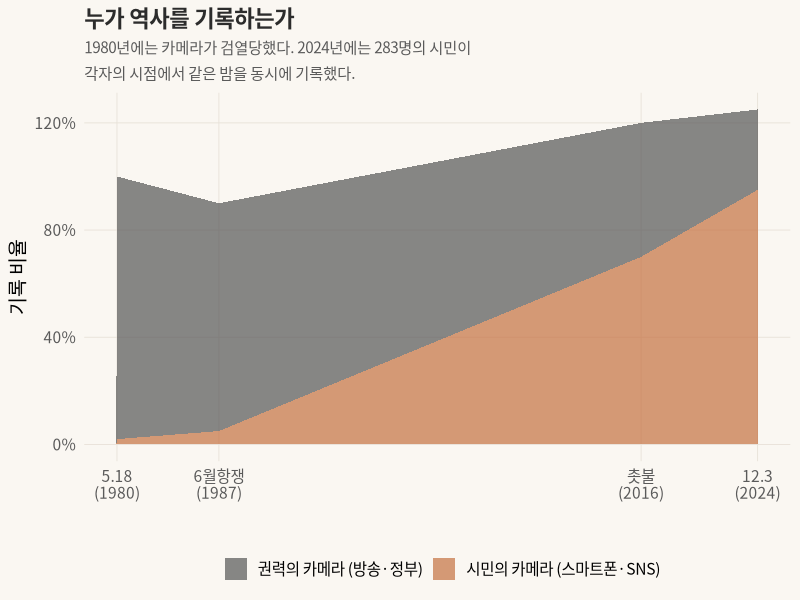
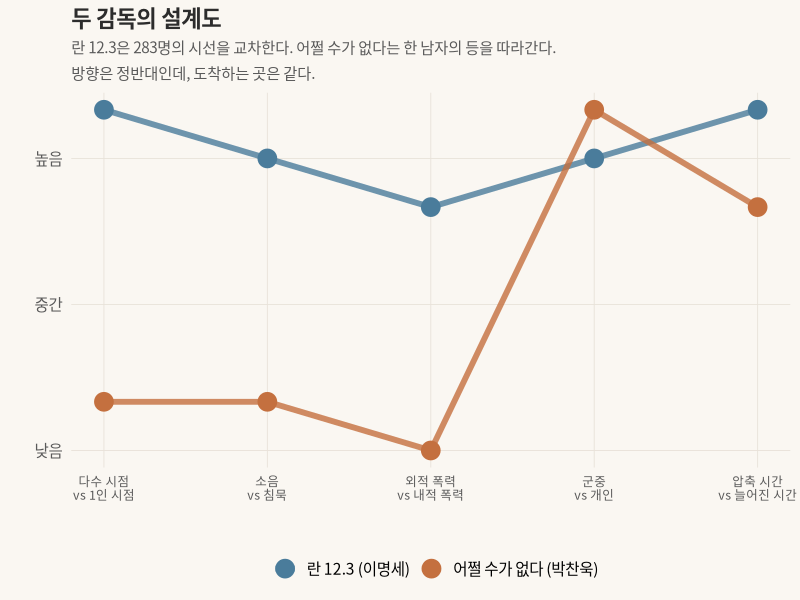
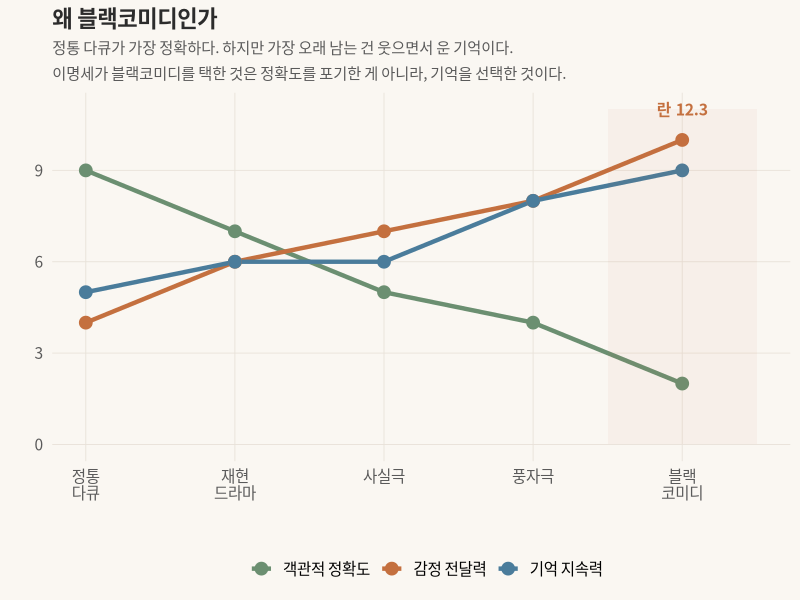
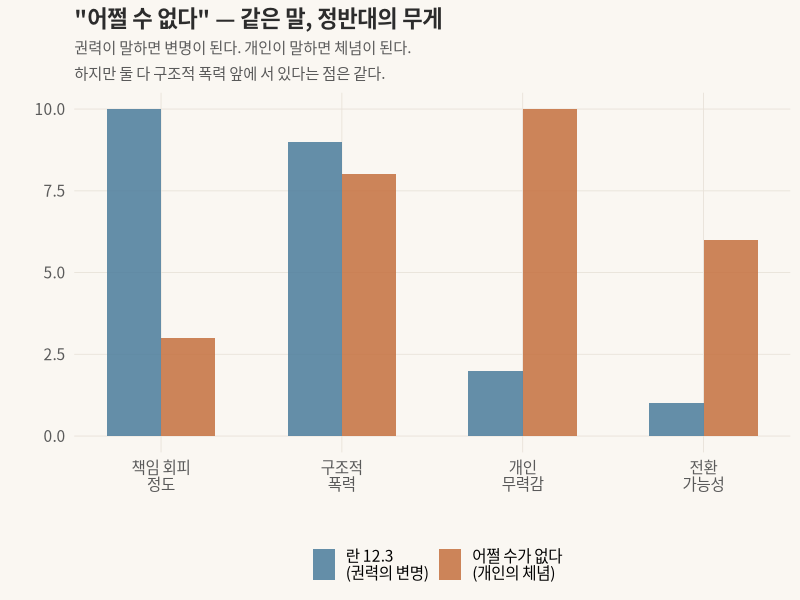
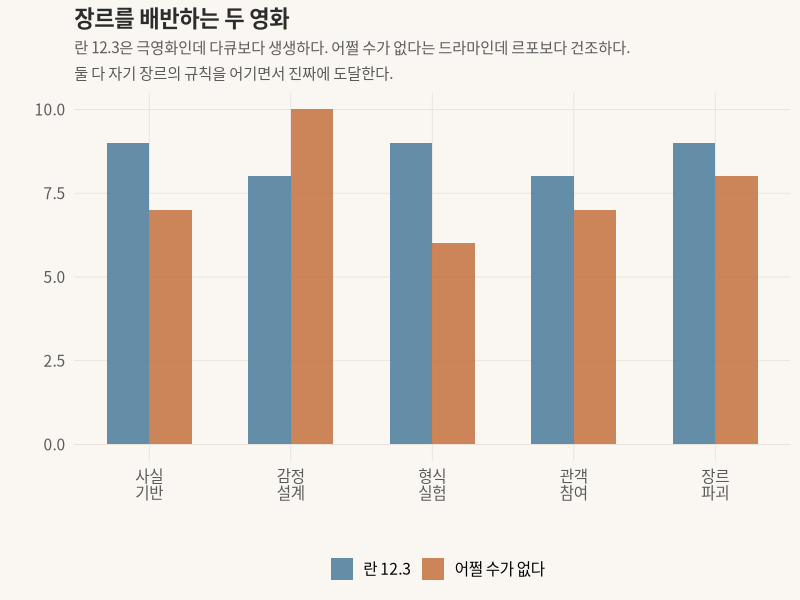
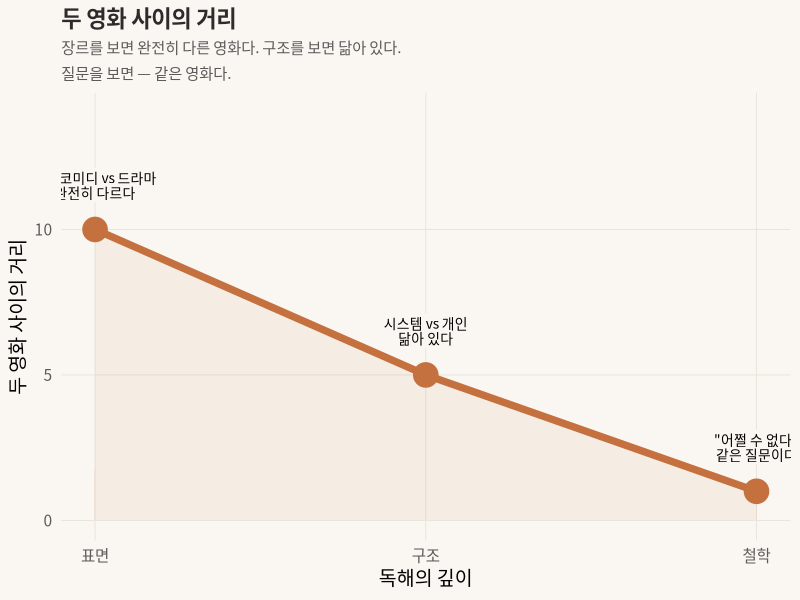

Write R code to recreate these figures, in order.
## ---- chunk 1
knitr::opts_chunk$set(
  echo = FALSE, warning = FALSE, message = FALSE,
  fig.width = 10, fig.height = 5.5, dpi = 150
)
library(ggplot2)
library(dplyr)
library(tidyr)

theme_voyager <- function() {
  theme_minimal(base_size = 14, base_family = "Noto Sans CJK KR") +
    theme(
      plot.title = element_text(face = "bold", size = 16, color = "#2c2c2c"),
      plot.subtitle = element_text(size = 11, color = "#5a5a5a", lineheight = 1.4),
      plot.background = element_rect(fill = "#faf7f2", color = NA),
      panel.background = element_rect(fill = "#faf7f2", color = NA),
      panel.grid.major = element_line(color = "#e8e2d9", linewidth = 0.3),
      panel.grid.minor = element_blank(),
      axis.text = element_text(color = "#5a5a5a"),
      legend.position = "bottom"
    )
}
## ---- chunk 2
#| fig-cap: "역사의 기록 수단이 바뀌었다 — 카메라는 더 이상 권력의 전유물이 아니다"
#| lightbox: true

df <- data.frame(
  사건 = c("5.18\n(1980)", "6월항쟁\n(1987)", "촛불집회\n(2016)", "12.3\n(2024)"),
  연도 = c(1980, 1987, 2016, 2024),
  시민카메라 = c(2, 5, 70, 95),
  권력카메라 = c(98, 85, 50, 30)
) %>% pivot_longer(cols = c(시민카메라, 권력카메라), names_to = "주체", values_to = "비율")

df$주체 <- factor(df$주체, levels = c("권력카메라", "시민카메라"),
                  labels = c("권력의 카메라 (방송·정부)", "시민의 카메라 (스마트폰·SNS)"))

ggplot(df, aes(x = 연도, y = 비율, fill = 주체)) +
  geom_area(alpha = 0.7, position = "stack") +
  scale_fill_manual(values = c("#555555", "#c4703f")) +
  scale_x_continuous(breaks = c(1980, 1987, 2016, 2024),
                     labels = c("5.18\n(1980)", "6월항쟁\n(1987)", "촛불\n(2016)", "12.3\n(2024)")) +
  scale_y_continuous(labels = function(x) paste0(x, "%")) +
  labs(title = "누가 역사를 기록하는가",
       subtitle = "1980년에는 카메라가 검열당했다. 2024년에는 283명의 시민이\n각자의 시점에서 같은 밤을 동시에 기록했다.",
       x = "", y = "기록 비율", fill = "") +
  theme_voyager()
## ---- chunk 3
#| fig-cap: "이명세는 밖에서 안을 본다. 박찬욱은 안에서 밖을 본다."
#| lightbox: true

design <- data.frame(
  차원 = c("시점", "톤", "폭력", "주인공", "시간"),
  차원_num = 1:5,
  란12_3 = c(9, 8, 7, 8, 9),
  어쩔수없다 = c(3, 3, 2, 9, 7)
) %>% pivot_longer(cols = c(란12_3, 어쩔수없다), names_to = "영화", values_to = "값")

design$영화 <- factor(design$영화, levels = c("란12_3", "어쩔수없다"),
                      labels = c("란 12.3 (이명세)", "어쩔 수가 없다 (박찬욱)"))

ggplot(design, aes(x = 차원_num, y = 값, color = 영화, group = 영화)) +
  geom_line(linewidth = 2, alpha = 0.8) +
  geom_point(size = 6) +
  scale_x_continuous(breaks = 1:5, labels = c("다수 시점\nvs 1인 시점",
                                               "소음\nvs 침묵",
                                               "외적 폭력\nvs 내적 폭력",
                                               "군중\nvs 개인",
                                               "압축 시간\nvs 늘어진 시간")) +
  scale_color_manual(values = c("#4a7c9b", "#c4703f")) +
  labs(title = "두 감독의 설계도",
       subtitle = "란 12.3은 283명의 시선을 교차한다. 어쩔 수가 없다는 한 남자의 등을 따라간다.\n방향은 정반대인데, 도착하는 곳은 같다.",
       x = "", y = "", color = "") +
  scale_y_continuous(breaks = c(2, 5, 8), labels = c("낮음", "중간", "높음")) +
  theme_voyager() +
  theme(axis.text.x = element_text(size = 9, lineheight = 0.9))
## ---- chunk 4
#| fig-cap: "웃기면 웃길수록 진짜가 된다 — 블랙코미디의 역설"
#| lightbox: true

spectrum <- data.frame(
  접근법 = c("정통 다큐", "재현 드라마", "사실극", "풍자극", "블랙코미디"),
  접근_num = 1:5,
  객관성 = c(9, 7, 5, 4, 2),
  감정전달 = c(4, 6, 7, 8, 10),
  기억지속 = c(5, 6, 6, 8, 9)
) %>% pivot_longer(cols = c(객관성, 감정전달, 기억지속), names_to = "속성", values_to = "점수")

spectrum$속성 <- factor(spectrum$속성, levels = c("객관성", "감정전달", "기억지속"),
                        labels = c("객관적 정확도", "감정 전달력", "기억 지속력"))

ggplot(spectrum, aes(x = 접근_num, y = 점수, color = 속성)) +
  geom_line(linewidth = 1.5) +
  geom_point(size = 4) +
  scale_x_continuous(breaks = 1:5, labels = c("정통\n다큐", "재현\n드라마", "사실극", "풍자극", "블랙\n코미디")) +
  scale_color_manual(values = c("#6b8f71", "#c4703f", "#4a7c9b")) +
  annotate("rect", xmin = 4.5, xmax = 5.5, ymin = 0, ymax = 11,
           fill = "#c4703f", alpha = 0.05) +
  annotate("text", x = 5, y = 11, label = "란 12.3", fontface = "bold",
           color = "#c4703f", size = 4, family = "Noto Sans CJK KR") +
  labs(title = "왜 블랙코미디인가",
       subtitle = "정통 다큐가 가장 정확하다. 하지만 가장 오래 남는 건 웃으면서 운 기억이다.\n이명세가 블랙코미디를 택한 것은 정확도를 포기한 게 아니라, 기억을 선택한 것이다.",
       x = "", y = "", color = "") +
  theme_voyager()
## ---- chunk 5
#| fig-cap: "같은 말, 정반대의 의미"
#| lightbox: true

meanings <- data.frame(
  영화 = rep(c("란 12.3\n(권력의 변명)", "어쩔 수가 없다\n(개인의 체념)"), each = 4),
  차원 = rep(c("책임 회피", "구조적 폭력", "개인 무력감", "전환 가능성"), 2),
  차원_num = rep(1:4, 2),
  강도 = c(10, 9, 2, 1,   # 란 12.3
           3, 8, 10, 6)    # 어쩔 수가 없다
)

ggplot(meanings, aes(x = 차원_num, y = 강도, fill = 영화)) +
  geom_col(position = "dodge", width = 0.6, alpha = 0.85) +
  scale_x_continuous(breaks = 1:4, labels = c("책임 회피\n정도", "구조적\n폭력", "개인\n무력감", "전환\n가능성")) +
  scale_fill_manual(values = c("#4a7c9b", "#c4703f")) +
  labs(title = "\"어쩔 수 없다\" — 같은 말, 정반대의 무게",
       subtitle = "권력이 말하면 변명이 된다. 개인이 말하면 체념이 된다.\n하지만 둘 다 구조적 폭력 앞에 서 있다는 점은 같다.",
       x = "", y = "", fill = "") +
  theme_voyager()
## ---- chunk 6
#| fig-cap: "장르의 경계에서 — 두 영화 모두 자기 장르를 배반한다"
#| lightbox: true

genre <- data.frame(
  요소 = c("사실 기반", "감정 설계", "형식 실험", "관객 참여", "장르 파괴"),
  요소_num = 1:5,
  란12_3 = c(9, 8, 9, 8, 9),
  어쩔수없다 = c(7, 10, 6, 7, 8)
)

genre_long <- genre %>%
  pivot_longer(cols = c(란12_3, 어쩔수없다), names_to = "영화", values_to = "점수")

genre_long$영화 <- factor(genre_long$영화, levels = c("란12_3", "어쩔수없다"),
                          labels = c("란 12.3", "어쩔 수가 없다"))

ggplot(genre_long, aes(x = 요소_num, y = 점수, fill = 영화)) +
  geom_col(position = "dodge", width = 0.6, alpha = 0.85) +
  scale_x_continuous(breaks = 1:5, labels = c("사실\n기반", "감정\n설계", "형식\n실험", "관객\n참여", "장르\n파괴")) +
  scale_fill_manual(values = c("#4a7c9b", "#c4703f")) +
  labs(title = "장르를 배반하는 두 영화",
       subtitle = "란 12.3은 극영화인데 다큐보다 생생하다. 어쩔 수가 없다는 드라마인데 르포보다 건조하다.\n둘 다 자기 장르의 규칙을 어기면서 진짜에 도달한다.",
       x = "", y = "", fill = "") +
  theme_voyager()
## ---- chunk 7
#| fig-cap: "두 영화가 머릿속에서 분리되지 않는 이유"
#| lightbox: true

connection <- data.frame(
  층위 = c("표면\n(장르)", "구조\n(설계)", "철학\n(질문)"),
  층위_num = 1:3,
  거리 = c(10, 5, 1)
)

ggplot(connection, aes(x = 층위_num, y = 거리)) +
  geom_area(fill = "#c4703f", alpha = 0.08) +
  geom_line(color = "#c4703f", linewidth = 2.5) +
  geom_point(color = "#c4703f", size = 8) +
  geom_label(aes(label = c("블랙코미디 vs 드라마\n완전히 다르다",
                            "시스템 vs 개인\n닮아 있다",
                            "\"어쩔 수 없다\"\n같은 질문이다")),
             vjust = -0.8, size = 3.5,
             fill = "#faf7f2", label.size = 0,
             family = "Noto Sans CJK KR", lineheight = 0.9) +
  scale_x_continuous(breaks = 1:3, labels = c("표면", "구조", "철학")) +
  scale_y_continuous(limits = c(0, 14)) +
  labs(title = "두 영화 사이의 거리",
       subtitle = "장르를 보면 완전히 다른 영화다. 구조를 보면 닮아 있다.\n질문을 보면 — 같은 영화다.",
       x = "독해의 깊이", y = "두 영화 사이의 거리") +
  theme_voyager()
